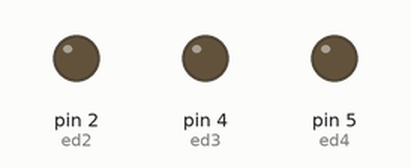
Recording of a sketch running on a simulated Arduino Uno, built with avr-gcc and run on an emulated ATmega328P. On the bench: output pins drawn as LEDs (lit = HIGH).

Above: at 0.1 s.
At 0.5 s:
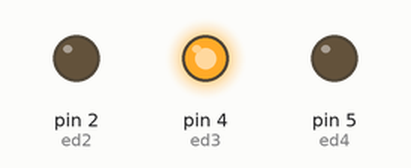
At 1.3 s:
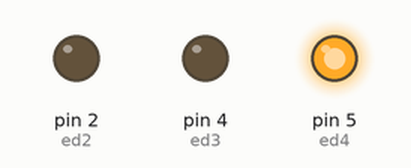
At 2.7 s:
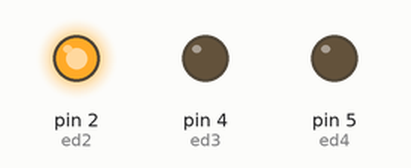
Timing chart, 0 to 3.0 s (numbered marks = the images above):
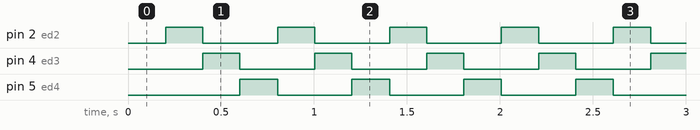

Measured:
- by itself, pin 2 (ed2), pin 4 (ed3), pin 5 (ed4): alternates HIGH for 0.20 s and LOW for 0.40 s
- by itself, everything shown: repeats every 0.60 s, in 3 steps

The sketch:

millis_light_chaser.ino
```cpp
int ed2 = 2;
int ed3 = 4;
int ed4 = 5;
unsigned long previousMillis = 0;
const long interval  = 200;
const long interval2 = 400;
const long interval3 = 600;
const long interval4 = 601;
void setup() {

pinMode (ed2,  OUTPUT);
pinMode (ed3,  OUTPUT);
pinMode (ed4,  OUTPUT);

}

void loop() {
  // put your main code here, to run repeatedly:
unsigned long currentMillis = millis();

 if (currentMillis - previousMillis > interval && currentMillis - previousMillis < interval2){
digitalWrite (ed2,HIGH);digitalWrite (ed3,LOW);digitalWrite (ed4,LOW);}

if (currentMillis - previousMillis > interval2 && currentMillis - previousMillis < interval3){
digitalWrite (ed2,LOW);digitalWrite (ed3, HIGH);digitalWrite (ed4,LOW);}


 if (currentMillis - previousMillis > interval3){
digitalWrite (ed2,LOW);digitalWrite (ed3,LOW);digitalWrite (ed4,HIGH);}
  if (currentMillis - previousMillis > interval4){previousMillis = currentMillis;
  }
}
```
